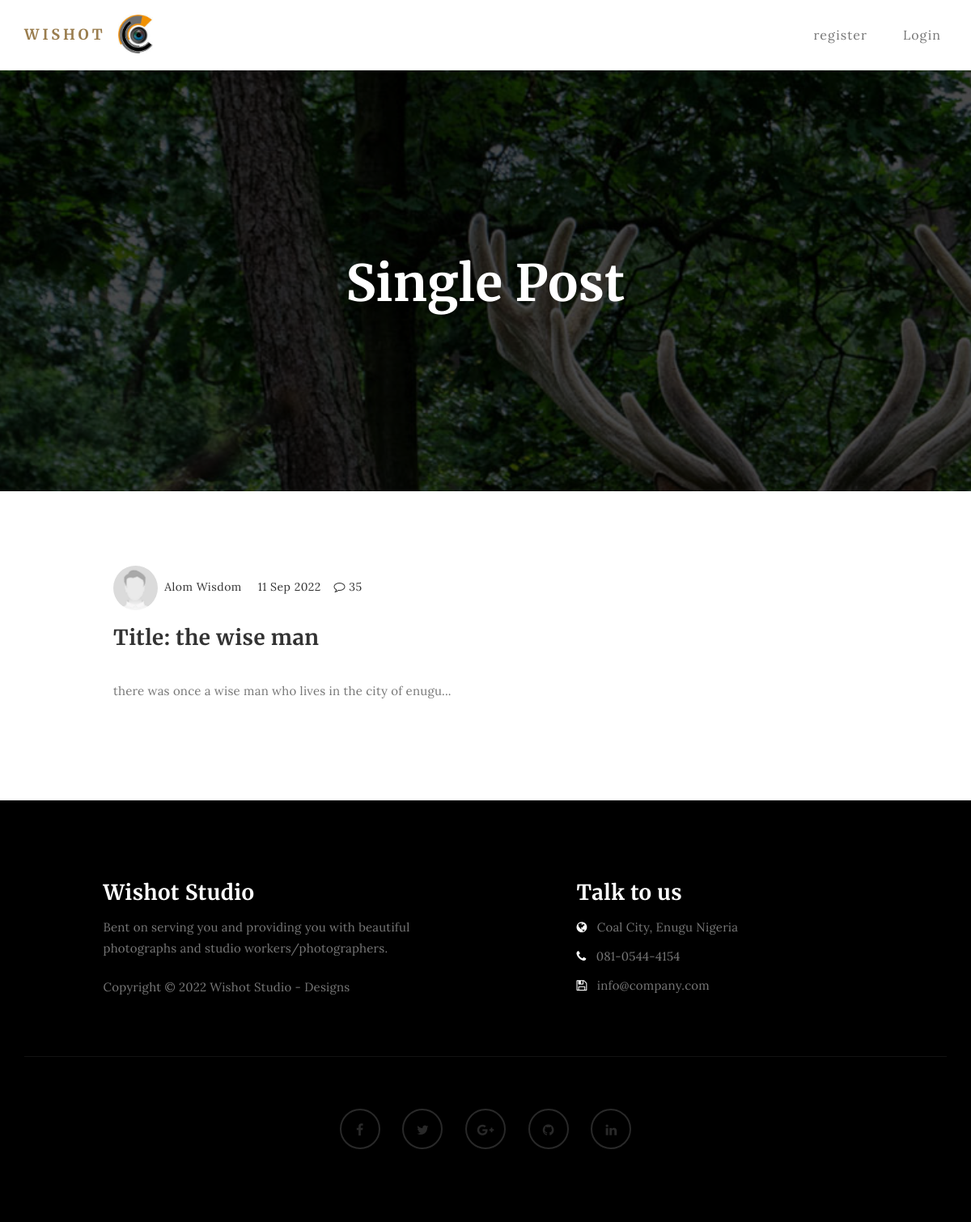
The app's page /post-1, older data.
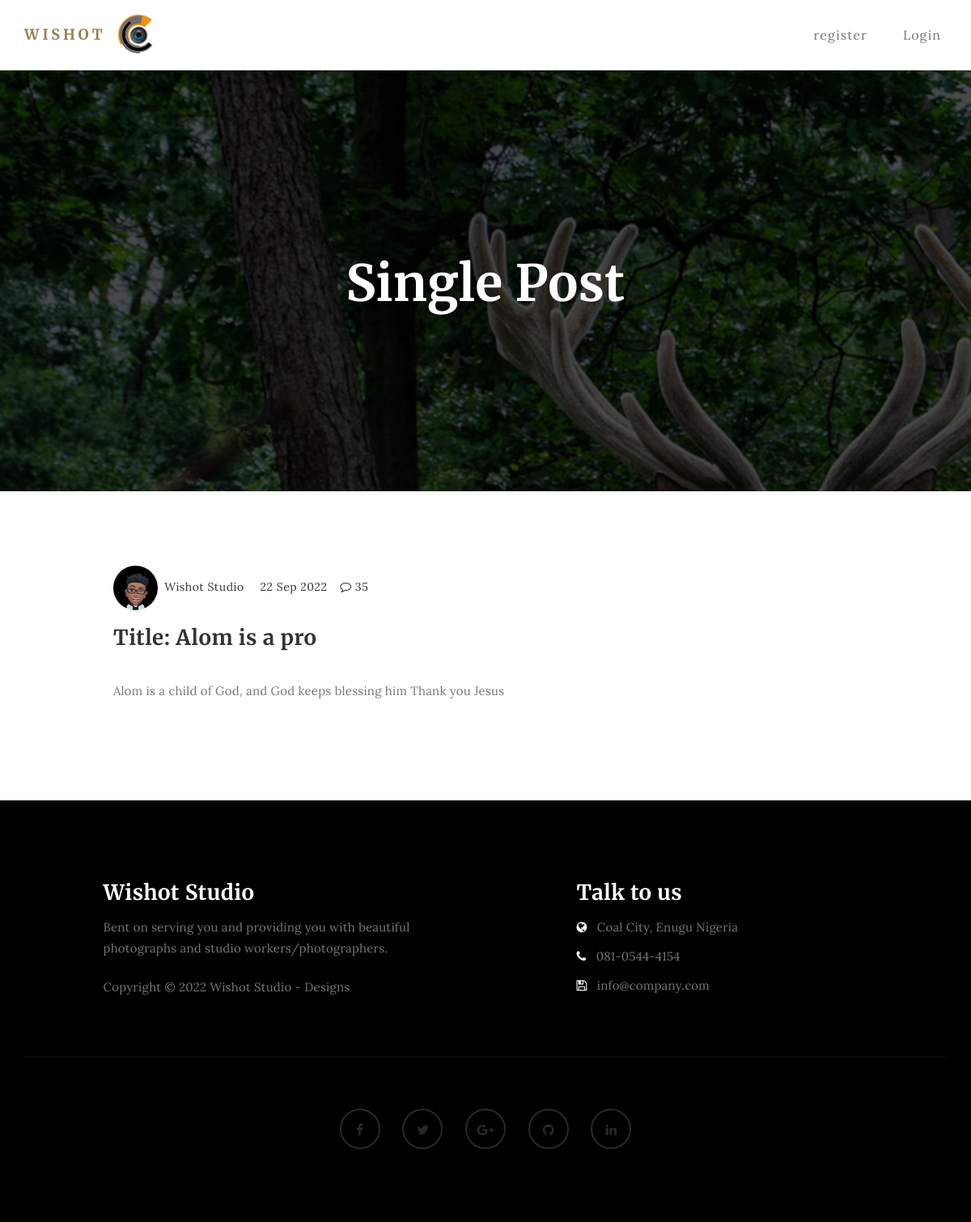
The same page, newer data.
### blogapp/models.py (models this page shows, shortened)
class User(db.Model, UserMixin):
    id = db.Column(db.Integer, primary_key=True)
    username = db.Column(db.String(100), nullable=False, unique=True)
    email = db.Column(db.String(100), nullable=False, unique=True)
    image_file = db.Column(db.String(20), nullable=False, default='default.jpg')
    password = db.Column(db.String(60), nullable=False)
    post = db.relationship('Post', backref='author', lazy=True)

class Post(db.Model):
    id = db.Column(db.Integer, primary_key=True)
    title = db.Column(db.String(100), nullable=False)
    date_posted = db.Column(db.DateTime, nullable=False, default=datetime.utcnow)
    content = db.Column(db.Text, nullable=False)
    user_id = db.Column(db.Integer, db.ForeignKey('user.id'), nullable=False)

### blogapp/post/routes.py (the view)
@posts.route('/post-<int:post_id>', methods=['POST', 'GET'])
def single(post_id):
    post = Post.query.get_or_404(post_id)
    return render_template('single-post.html', title=post.title, post=post)

### blogapp/templates/single-post.html (shortened to what this page needs)
{% extends 'layout.html' %}
{% block content %}
<section id="home" class="main-single-post parallax-section">
     <div class="overlay"></div>
     <div class="container">
          <div class="row">
               <div class="col-md-12 col-sm-12">
                    <h1>Single Post</h1>
               </div>
          </div>
     </div>
</section>
<section id="blog-single-post">
    <div class="container">
         <div class="col-md-offset-1 col-md-10 col-sm-12">
                  <div class="blog-post-thumb">
                         <div class="blog-post-format">
                              <span><a href="{{ url_for('users.user_posts', username=post.author.username) }}"><img src="{{url_for('static', filename='profile_pics/' + post.author.image_file)}}" class="img-responsive img-circle" style=" width: 55px;"> {{ post.author.username }}</a></span>
                              <span> {{ post.date_posted.strftime( ' %d %b %Y') }}</span>
                              <span><a href="#"><i class="fa fa-comment-o"></i> 35 </a></span>
                             <div class="blog-post-title">
                                  <h3>Title: {{ post.title }}</h3>
                             </div>
                         </div>
                         <div class="blog-post-des">
                              <p style="white-space: pre-wrap">{{post.content}}</p>
                         </div>
                  </div>
          </div>
        </div>
</section>
{% endblock content %}

### blogapp/templates/layout.html (shortened to what this page needs)
<!DOCTYPE html>
<html lang="en">
<head>
<link rel="stylesheet" href="{{ url_for('static', filename='css/bootstrap.min.css') }}">
<link rel="stylesheet" href="static/css/font-awesome.min.css">
<link rel="stylesheet" href="static/css/style.css">
</head>
<body>
<div class="navbar navbar-default navbar-static-top" role="navigation">
     <div class="container">
          <div class="navbar-header">
               <a href="{{url_for('main.home')}}" class="navbar-brand">WISHOT</a><img src="static/images/logo2.jpg" class="img-responsive photo" alt="">
          </div>
          <div class="collapse navbar-collapse">
               <ul class="nav navbar-nav navbar-right">
                    {% if current_user .is_authenticated %}
                    <li><a href="{{ url_for('users.account') }}">Account</a></li>
                    <li class="active"><a href="{{ url_for('main.home') }}">Home</a></li>
                    <li onclick=" add.className='active'"><a href="{{ url_for('main.about') }}">About</a></li>
                    <li><a href="{{ url_for('main.gallery') }}">Gallery</a></li>
                    <li><a href="{{ url_for('main.contact') }}">Contact</a></li>
                    <li><a href="{{ url_for('users.logout') }}">Logout</a></li>
                    {% else %}
                    <li><a href="{{ url_for('users.register') }}">register</a></li>
                    <li><a href="{{ url_for('users.login') }}">Login</a></li>
                    {% endif %}
               </ul>
          </div>
  </div>
</div>
{% block content %}
{% endblock content %}
<footer>
     <div class="container">
          <div class="row">
               <div class="col-md-5 col-md-offset-1 col-sm-6">
                    <h3>Wishot Studio</h3>
                    <p>Bent on serving you and providing you with beautiful photographs and studio workers/photographers.</p>
                    <div class="footer-copyright">
                         <p>Copyright &copy; 2022 Wishot Studio - Designs</p>
                    </div>
               </div>
               <div class="col-md-4 col-md-offset-1 col-sm-6">
                    <h3>Talk to us</h3>
                    <p><i class="fa fa-globe"></i> Coal City, Enugu Nigeria </p>
                    <p><i class="fa fa-phone"></i> 081-0544-4154</p>
                    <p><i class="fa fa-save"></i> info@company.com</p>
               </div>
               <div class="clearfix col-md-12 col-sm-12">
                    <hr>
               </div>
               <div class="col-md-12 col-sm-12">
                    <ul class="social-icon">
                        <li><a href="https://www.facebook.com/wisdom.alom.3" class="fa fa-facebook"></a></li>
                         <li><a href="https://mobile.twitter.com/wisdom53170998" class="fa fa-twitter"></a></li>
                         <li><a href="mailto:wishotstudio@gmail.com" class="fa fa-google-plus"></a></li>
                         <li><a href="https://github.com/Crypwise" class="fa fa-github"></a></li>
                         <li><a href="https://www.linkedin.com/in/wisdom-obumneme-3a2033242" class="fa fa-linkedin"></a></li>
                    </ul>
               </div>
          </div>
     </div>
</footer>
</body>
</html>

### blogapp/static/css/style.css (style rules this page uses)
body { background: #ffffff; font-family: 'Lora', serif; font-style: normal; font-weight: 300; overflow-x: hidden; }
h1,h2,h3,h4,h5,h6 { font-family: 'Merriweather', serif; font-style: normal; font-weight: bold; letter-spacing: 0.5px; }
h1 { font-size: 62px; padding-bottom: 14px; margin-bottom: 0px; }
h2,h3 { padding-bottom: 6px; }
h3 { font-size: 26px; }
p { color: #777; font-size: 15px; font-weight: 300; line-height: 26px; letter-spacing: 0.2px; }
html { -webkit-font-smoothing: antialiased; }
a { color: #4d638c; -webkit-transition: 0.5s; -o-transition: 0.5s; transition: 0.5s; text-decoration: none !important; }
* { -webkit-box-sizing: border-box; -moz-box-sizing: border-box; box-sizing: border-box; }
*:before, *:after { -webkit-box-sizing: border-box; -moz-box-sizing: border-box; box-sizing: border-box; }
#about, #gallery, #contact, #blog, #blog-single-post { padding-top: 60px; padding-bottom: 80px; }
.main-about, .main-single-post, .main-gallery, .main-contact { height: 65vh; }
.overlay { background: rgba(0,0,0,0.7 ); width: 100%; height: 100vh; position: absolute; top: 0; left: 0; right: 0; bottom: 0; }
.parallax-section { background-attachment: fixed !important; background-size: cover !important; overflow: hidden; }
.navbar-default { background: #ffffff; margin: 0 !important; padding: 18px 0; }
.navbar-default .navbar-brand { color: #9A7D4E; font-family: 'Merriweather', serif; font-weight: bold; text-transform: uppercase; letter-spacing: 4px; margin: 0; }
.navbar-default .navbar-nav li a { color: #777; font-size: 16px; letter-spacing: 1px; -webkit-transition: all 0.4s ease-in-out; transition: all 0.4s ease-in-out; padding-right: 22px; padding-left: 22px; }
#home { background-size: cover; background-position: center center; color: #ffffff; display: -webkit-box; display: -webkit-flex; display: -ms-flexbox; display: flex; -webkit-box-align: center; -webkit-align-items: center; -ms-flex-align: center; align-items: center; position: relative; text-align: center; }
.main-single-post { background: url('../images/single-post-bg.jpg') no-repeat; }
.blog-post-thumb { border-bottom: 1px solid #f0f0f0; padding-top: 32px; padding-bottom: 62px; margin-bottom: 32px; }
.blog-post-thumb:last-child { border-bottom: 0px; padding-bottom: 32px; margin-bottom: 0px; }
.blog-post-format { padding-bottom: 22px; }
.blog-post-format span { letter-spacing: 0.5px; padding-right: 12px; }
.blog-post-format span a { color: #333; }
.blog-post-format span img { display: inline-block; width: 42px; margin-right: 4px; }
footer { background: #000; color: #ffffff; padding: 80px 0px; position: relative; }
footer .col-md-4 .fa { color: #ffffff; padding-right: 8px; }
footer hr { border-color: #121212; margin-top: 62px; margin-bottom: 42px; }
footer .footer-copyright { padding-top: 12px; }
.social-icon { position: relative; padding: 0; margin: 0; text-align: center; }
.social-icon li { display: inline-block; list-style: none; }
.social-icon li a { border: 2px solid #292929; color: #292929; border-radius: 100px; cursor: pointer; font-size: 16px; text-decoration: none; transition: all 0.4s ease-in-out; width: 50px; height: 50px; line-height: 50px; text-align: center; vertical-align: middle; position: relative; margin: 22px 12px 10px 12px; }
.photo { width: 90px; display: inline-block; }

Row changes from the older to the newer data that the page shows:
changed User: image_file: picture added in place of a placeholder; author.username "Alom Wisdom" → "Wishot Studio"
changed Post: date_posted "11 Sep 2022" → "22 Sep 2022"; title "the wise man" → "Alom is a pro"; content "there was once a wise man who lives in the city of enugu..." → "Alom is a child of God, and God keeps blessing him Thank you Jesus"
